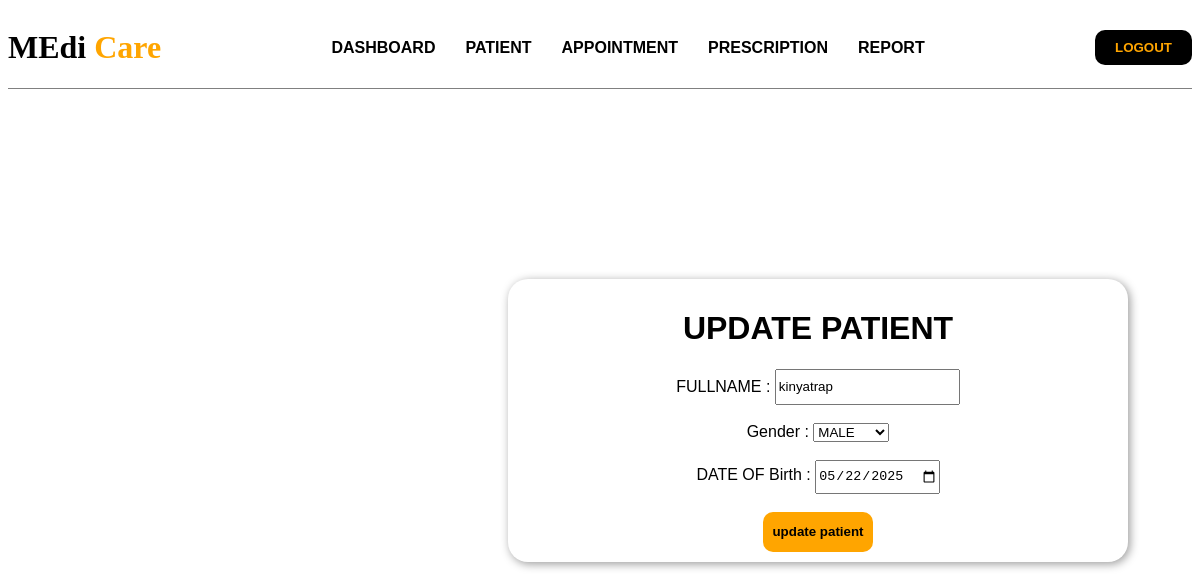
The app's page /patient_update.php?id=23 (signed in) with its own data.
### tables this page shows
CREATE TABLE `patient` (
  `PatientId` int(11) NOT NULL,
  `FullName` varchar(222) NOT NULL,
  `Gender` varchar(222) NOT NULL,
  `DateOfBirth` date NOT NULL
);

### patient_update.php (the view, shortened to what this page needs)
<?php
include "connect.php";
$id = $_GET['id'];
$select = mysqli_query($conn, "SELECT * FROM patient WHERE PatientId='$id'");
$data = mysqli_fetch_assoc($select);
?>
<!DOCTYPE html>
<html lang="en">
<head>
    <link rel="stylesheet" href="main.css">
</head>
<body>
    <?php include "header.php" ?>
    <form method="POST">
        <div class="all_label">
            <h1>UPDATE PATIENT</h1>
            FULLNAME : <input type="text" name="fullname" value="<?php echo $data['FullName'] ?>" required>
            <br><br>
            Gender : <select name="gender" value="<?php echo $data['Gender'] ?>">
                <option value="male">
                    MALE
                </option>
            </select>
            <br><br>
            DATE OF Birth : <input type="date" name="date" value="<?php echo $data['DateOfBirth'] ?>">
            <br><br>
            <div class="btn">
                <input style="width: 110px; height: 40px;" type="submit" name="update_patient" value="update patient"
                    required>
            </div>
        </div>
    </form>
</body>
</html>

### main.css (style rules this page uses)
.all_label { text-align: center; margin-top: 190px; box-shadow: 2px 2px 10px rgba(0, 0, 0, 0.4); padding: 10px; width: 600px; margin-left: 500px; border-radius: 20px; font-family: sans-serif; }
.all_label input { height: 30px; }
.btn input { background: orange; color: black; border: none; width: 80px; border-radius: 10px; font-weight: bold; }

### records on screen
patient: fullname "kinyatrap", gender "MALE", date "05/22/2025"
